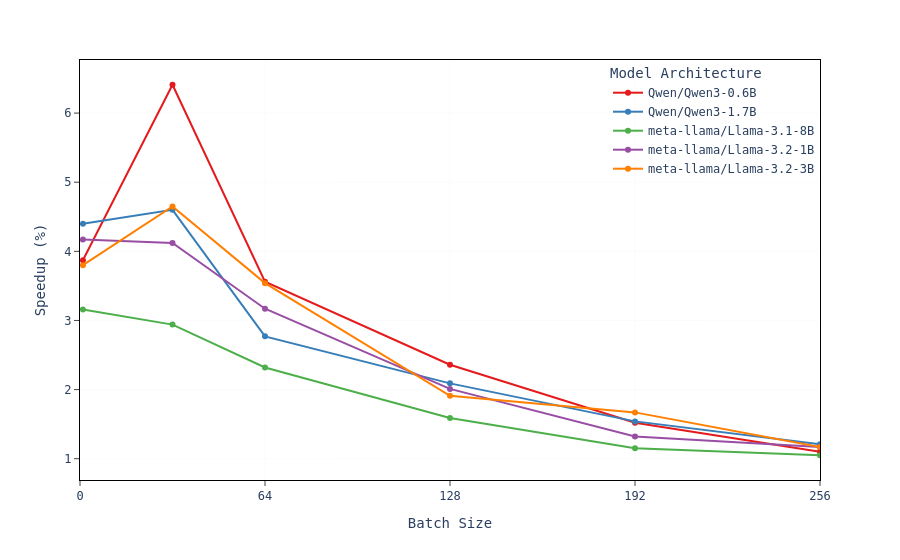

The code cell stored with this chart in its notebook:
### Code cell
df_plot = load_data(["multirun/decode-plot-0-25-normal-doubled/"])
df_plot = df_plot[(df_plot["batch_size"] != 8) & (df_plot["batch_size"] != 16)]

df_plot = df_plot.groupby(['batch_size', 'model_id'], as_index=False).max()

fig = px.line(
    df_plot, 
    x="batch_size", 
    y="speedup_pct",
    range_y=[0, None],
    range_x=[0, 256],
    color="model_id",
    markers=True,
    color_discrete_sequence=px.colors.qualitative.Set1,
    labels={
        "batch_size": "Batch Size",
        "speedup_pct": "Speedup (%)",
        "model_id": "Model Architecture"
    }
)

fig.update_layout(
    xaxis = dict(tickvals = list(range(0, 256+1, 64))),
)

paper_style_dict = {
    'layout.plot_bgcolor': 'rgba(0, 0, 0, 0)',
    'layout.font.family': 'monospace', # 'Times New Roman',
    'layout.xaxis.linecolor': 'black',
    'layout.xaxis.ticks': 'outside',
    'layout.xaxis.mirror': True,
    'layout.xaxis.showline': True,
    'layout.xaxis.showgrid': True,
    'layout.xaxis.gridcolor': 'lightgray',
    'layout.xaxis.gridwidth': 0.1,
    'layout.yaxis.linecolor': 'black',
    'layout.yaxis.ticks': 'outside',
    'layout.yaxis.mirror': True,
    'layout.yaxis.showline': True,
    'layout.yaxis.showgrid': True,
    'layout.yaxis.gridcolor': 'lightgray',
    'layout.yaxis.gridwidth': 0.1,
    'layout.autosize': False,
    'layout.showlegend': True,
    'layout.legend.bgcolor': 'rgba(0, 0, 0, 0)',
    'layout.legend.xanchor': 'right',
    'layout.legend.x': 1,
    'layout.legend.font.family': 'monospace',
}
fig.update(**paper_style_dict)

fig.write_image("decode-speedup.png", scale=4, width=800, height=500)
fig.write_image("decode-speedup.pdf")
fig.write_image("decode-speedup.svg", width=800, height=500)
fig.show()

### Figure 1 — Plotly figure (JSON) as saved in the notebook; plotly's stock layout.template omitted (floating-point values rounded to 4 significant figures)
{"data": [{"hovertemplate": "Model Architecture=Qwen/Qwen3-0.6B<br>Batch Size=%{x}<br>Speedup (%)=%{y}<extra></extra>", "legendgroup": "Qwen/Qwen3-0.6B", "line": {"color": "rgb(228,26,28)", "dash": "solid"}, "marker": {"symbol": "circle"}, "mode": "lines+markers", "name": "Qwen/Qwen3-0.6B", "orientation": "v", "showlegend": true, "type": "scatter", "x": [1, 32, 64, 128, 192, 256], "xaxis": "x", "y": [3.87, 6.41, 3.56, 2.36, 1.52, 1.1], "yaxis": "y"}, {"hovertemplate": "Model Architecture=Qwen/Qwen3-1.7B<br>Batch Size=%{x}<br>Speedup (%)=%{y}<extra></extra>", "legendgroup": "Qwen/Qwen3-1.7B", "line": {"color": "rgb(55,126,184)", "dash": "solid"}, "marker": {"symbol": "circle"}, "mode": "lines+markers", "name": "Qwen/Qwen3-1.7B", "orientation": "v", "showlegend": true, "type": "scatter", "x": [1, 32, 64, 128, 192, 256], "xaxis": "x", "y": [4.4, 4.6, 2.77, 2.09, 1.54, 1.21], "yaxis": "y"}, {"hovertemplate": "Model Architecture=meta-llama/Llama-3.1-8B<br>Batch Size=%{x}<br>Speedup (%)=%{y}<extra></extra>", "legendgroup": "meta-llama/Llama-3.1-8B", "line": {"color": "rgb(77,175,74)", "dash": "solid"}, "marker": {"symbol": "circle"}, "mode": "lines+markers", "name": "meta-llama/Llama-3.1-8B", "orientation": "v", "showlegend": true, "type": "scatter", "x": [1, 32, 64, 128, 192, 256], "xaxis": "x", "y": [3.16, 2.94, 2.32, 1.59, 1.15, 1.05], "yaxis": "y"}, {"hovertemplate": "Model Architecture=meta-llama/Llama-3.2-1B<br>Batch Size=%{x}<br>Speedup (%)=%{y}<extra></extra>", "legendgroup": "meta-llama/Llama-3.2-1B", "line": {"color": "rgb(152,78,163)", "dash": "solid"}, "marker": {"symbol": "circle"}, "mode": "lines+markers", "name": "meta-llama/Llama-3.2-1B", "orientation": "v", "showlegend": true, "type": "scatter", "x": [1, 32, 64, 128, 192, 256], "xaxis": "x", "y": [4.17, 4.12, 3.17, 2.01, 1.32, 1.17], "yaxis": "y"}, {"hovertemplate": "Model Architecture=meta-llama/Llama-3.2-3B<br>Batch Size=%{x}<br>Speedup (%)=%{y}<extra></extra>", "legendgroup": "meta-llama/Llama-3.2-3B", "line": {"color": "rgb(255,127,0)", "dash": "solid"}, "marker": {"symbol": "circle"}, "mode": "lines+markers", "name": "meta-llama/Llama-3.2-3B", "orientation": "v", "showlegend": true, "type": "scatter", "x": [1, 32, 64, 128, 192, 256], "xaxis": "x", "y": [3.8, 4.65, 3.54, 1.91, 1.67, 1.17], "yaxis": "y"}], "layout": {"autosize": false, "font": {"family": "monospace"}, "legend": {"bgcolor": "rgba(0, 0, 0, 0)", "font": {"family": "monospace"}, "title": {"text": "Model Architecture"}, "tracegroupgap": 0, "x": 1, "xanchor": "right"}, "margin": {"t": 60}, "plot_bgcolor": "rgba(0, 0, 0, 0)", "showlegend": true, "xaxis": {"anchor": "y", "domain": [0, 1], "gridcolor": "lightgray", "gridwidth": 0.1, "linecolor": "black", "mirror": true, "range": [0, 256], "showgrid": true, "showline": true, "ticks": "outside", "tickvals": [0, 64, 128, 192, 256], "title": {"text": "Batch Size"}}, "yaxis": {"anchor": "x", "domain": [0, 1], "gridcolor": "lightgray", "gridwidth": 0.1, "linecolor": "black", "mirror": true, "range": [0, null], "showgrid": true, "showline": true, "ticks": "outside", "title": {"text": "Speedup (%)"}}}}
